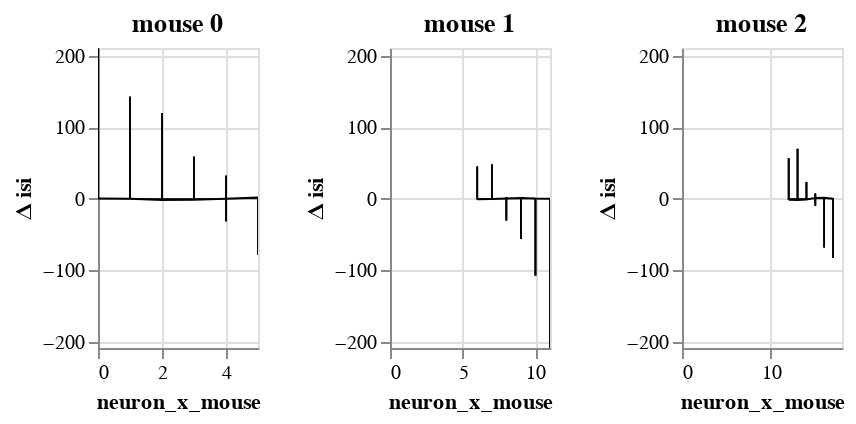

The notebook cell this image was saved under:
### Code cell
window = BayesRegression(df=df, y='isi', treatment='stim_strength', condition='neuron_x_mouse', group='mouse')
window.fit(do_make_change=False, dist_y='gamma', progress_bar=True,
                  add_group_slope=True
                  )
window.chart

### Figure 1 — Vega-Lite specification as saved in the notebook (floating-point values rounded to 4 significant figures; data arrays with more than 128 entries replaced by an {"elided": "..."} marker saying what was removed)
{"config": {"view": {"continuousWidth": 400, "continuousHeight": 300}}, "hconcat": [{"layer": [{"layer": [{"mark": {"type": "rule", "clip": true, "opacity": 0.4, "size": 0.8}, "encoding": {"x": {"type": "quantitative", "field": "neuron_x_mouse"}, "y": {"type": "quantitative", "axis": {"orient": "left", "title": ""}, "field": "lower interval", "scale": {"domain": [-208.9, 210.8], "zero": false}}, "y2": {"field": "higher interval"}}}, {"mark": {"type": "line", "clip": true, "color": "black", "fill": null, "point": false, "size": 1}, "encoding": {"x": {"type": "quantitative", "field": "neuron_x_mouse"}, "y": {"type": "quantitative", "aggregate": "mean", "axis": {"orient": "left"}, "field": "center interval", "scale": {"domain": [-208.9, 210.8], "zero": false}, "title": "Δ isi"}}}, {"mark": {"type": "line", "color": "black", "opacity": 1, "size": 0.5}, "encoding": {"x": {"type": "quantitative", "field": "neuron_x_mouse"}, "y": {"type": "quantitative", "axis": {"orient": "left", "title": ""}, "field": "zero", "scale": {"domain": [-208.9, 210.8], "zero": false}}}}]}], "height": 150, "resolve": {"scale": {"y": "independent"}}, "title": "mouse 0  ", "transform": [{"filter": "(datum['mouse'] === '0')"}], "width": 80}, {"layer": [{"layer": [{"mark": {"type": "rule", "clip": true, "opacity": 0.4, "size": 0.8}, "encoding": {"x": {"type": "quantitative", "field": "neuron_x_mouse"}, "y": {"type": "quantitative", "axis": {"orient": "left", "title": ""}, "field": "lower interval", "scale": {"domain": [-208.9, 210.8], "zero": false}}, "y2": {"field": "higher interval"}}}, {"mark": {"type": "line", "clip": true, "color": "black", "fill": null, "point": false, "size": 1}, "encoding": {"x": {"type": "quantitative", "field": "neuron_x_mouse"}, "y": {"type": "quantitative", "aggregate": "mean", "axis": {"orient": "left"}, "field": "center interval", "scale": {"domain": [-208.9, 210.8], "zero": false}, "title": "Δ isi"}}}, {"mark": {"type": "line", "color": "black", "opacity": 1, "size": 0.5}, "encoding": {"x": {"type": "quantitative", "field": "neuron_x_mouse"}, "y": {"type": "quantitative", "axis": {"orient": "left", "title": ""}, "field": "zero", "scale": {"domain": [-208.9, 210.8], "zero": false}}}}]}], "height": 150, "resolve": {"scale": {"y": "independent"}}, "title": "mouse 1  ", "transform": [{"filter": "(datum['mouse'] === '1')"}], "width": 80}, {"layer": [{"layer": [{"mark": {"type": "rule", "clip": true, "opacity": 0.4, "size": 0.8}, "encoding": {"x": {"type": "quantitative", "field": "neuron_x_mouse"}, "y": {"type": "quantitative", "axis": {"orient": "left", "title": ""}, "field": "lower interval", "scale": {"domain": [-208.9, 210.8], "zero": false}}, "y2": {"field": "higher interval"}}}, {"mark": {"type": "line", "clip": true, "color": "black", "fill": null, "point": false, "size": 1}, "encoding": {"x": {"type": "quantitative", "field": "neuron_x_mouse"}, "y": {"type": "quantitative", "aggregate": "mean", "axis": {"orient": "left"}, "field": "center interval", "scale": {"domain": [-208.9, 210.8], "zero": false}, "title": "Δ isi"}}}, {"mark": {"type": "line", "color": "black", "opacity": 1, "size": 0.5}, "encoding": {"x": {"type": "quantitative", "field": "neuron_x_mouse"}, "y": {"type": "quantitative", "axis": {"orient": "left", "title": ""}, "field": "zero", "scale": {"domain": [-208.9, 210.8], "zero": false}}}}]}], "height": 150, "resolve": {"scale": {"y": "independent"}}, "title": "mouse 2  ", "transform": [{"filter": "(datum['mouse'] === '2')"}], "width": 80}], "data": {"name": "data-edda5b92c3dfd7257e3291255fff1494"}, "$schema": "https://vega.github.io/schema/vega-lite/v4.8.1.json", "datasets": {"data-edda5b92c3dfd7257e3291255fff1494": {"elided": "180 records"}}}
